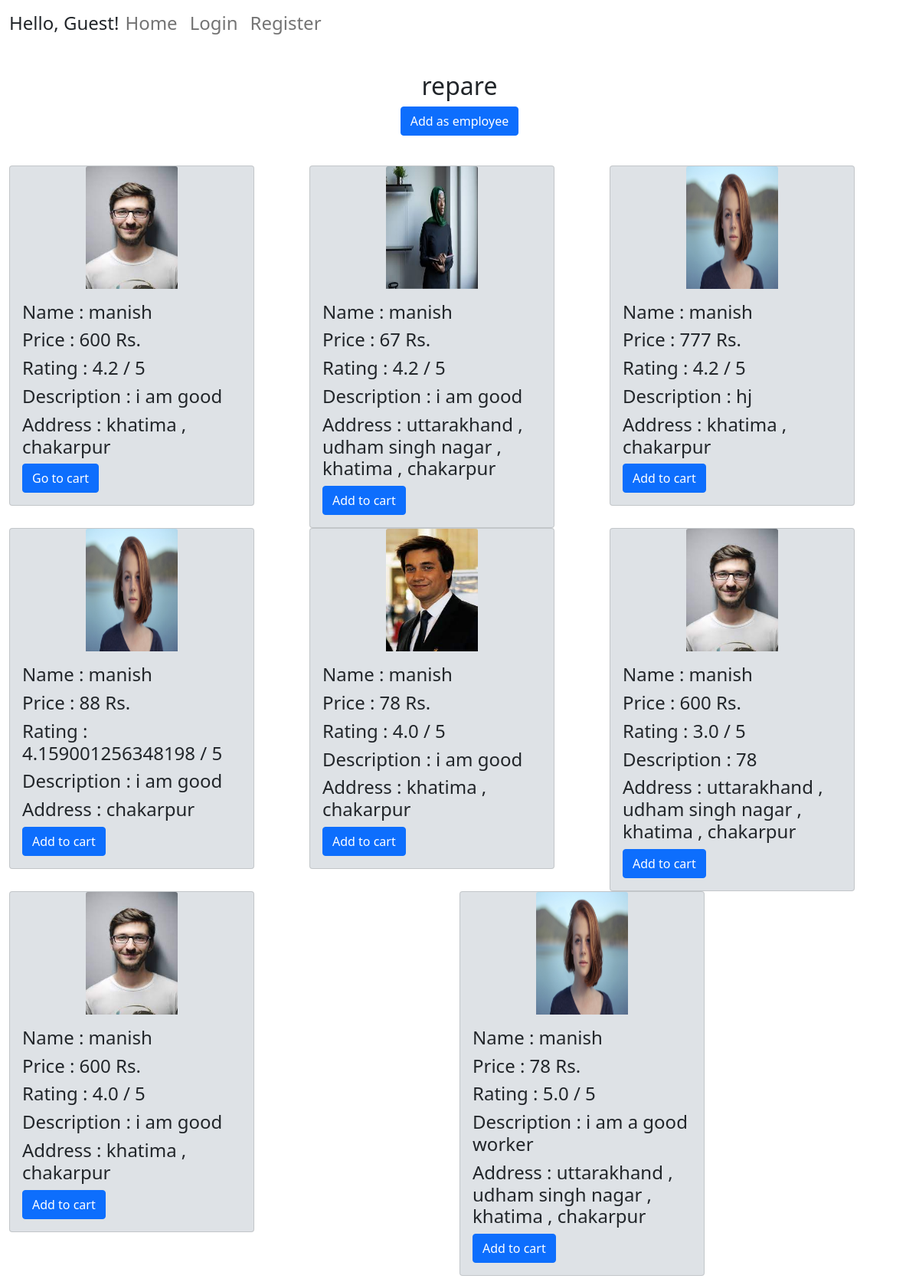
/service/1, run on the app's committed database.
### user/models.py (models this page shows, shortened)
class Services(models.Model):
    service = models.CharField(max_length=100 )
    sub_category = models.BooleanField(default=False)

class Employee(models.Model):
    user_id = models.CharField(max_length=100 , default=None)
    service = models.CharField(max_length=100 )
    name = models.CharField(max_length=100 )
    category = models.CharField(max_length=100 , default=None)
    cost = models.IntegerField(default = 0)
    rating = models.FloatField(default = 4.2)
    description = models.TextField(default = None)
    address = models.TextField(blank = True , default = None)
    image = models.FileField(upload_to = 'user/static/user/image')

### user/view/service.py (the view)
# urls.py: path('service/<int:servicepk>' , service , name = 'service'),
def service(req ,servicepk, categorypk = None):
    if req.user.is_authenticated:
        user_obj = req.user
        profile_obj = Profile.objects.filter(user = user_obj).first()
        if profile_obj is None:
            return redirect('/login')
    ser_obj = Services.objects.filter(pk = servicepk).first()
    if categorypk is None:
        emp_obj = Employee.objects.filter(service = ser_obj.service).all()
        cat = ser_obj.service
    else:
        cat_obj = Categorys.objects.filter(pk = categorypk).first()
        emp_obj = Employee.objects.filter(category = cat_obj.category).all()
        cat = cat_obj.category
    emplist = []
    for emp in emp_obj:
        emp_data = Employee.objects.filter(pk = emp.id).first()
        choose_obj = Choose.objects.filter(emp_id = emp.id, cart=True).first()
        gotocart = False
        if choose_obj:
            gotocart = True
        Disc={"name":emp_data.name,"image":emp_data.image,"description":emp_data.description,"cost":emp_data.cost,"rating":emp_data.rating , "address":emp_data.address,"id":emp_data.id, "gotocart":gotocart}
        emplist.append(Disc)
    return render(req , 'user/service.html' , {'emp_present': len(emplist) ,'cat': cat,  'employees' : emplist , 'servicepk':servicepk , 'categorypk' : categorypk})

### user/templates/user/service.html
{% extends 'user/base.html' %}
{% block content %}
{% load static %}
<h2 class = " d-flex justify-content-center align-items-center">  {{cat}}   <h2>
<div class = "d-flex justify-content-center align-items-center">
{% if categorypk %}
    <button type="button" class="btn btn-primary "> <a href = "{% url 'add_emp' servicepk=servicepk categorypk=categorypk %}" style = "text-decoration: none; color:white" >Add as employee</a> </button>
{% else %}
    <button type="button" class="btn btn-primary "> <a href = "{% url 'add_emp' servicepk=servicepk %}" style = "text-decoration: none; color:white" >Add as employee</a> </button>
{% endif %}
</div>
<br>
{% if emp_present == 0 %}
    <h2>No employee available</h2>
{% else %}
            <div class="card-group">
                {% for employee in employees %}
                <div class="col" >
                    <div class="card" style="width: 20rem; background-color:#dee2e6;">
                        <img class="card-img-top" style="margin-left: auto;margin-right: auto; width:10vw; height: 20vh"src = "{% static employee.image %}" style="width: 20%; height:10vw;" alt="Card image cap">
                        <div class="card-body">
                            <h4> Name : {{employee.name}}</h4>
                            <h4> Price : {{employee.cost}} Rs.</h4>
                            <h4> Rating : {{employee.rating}} / 5</h4>
                            <h4> Description : {{employee.description}}</h4>
                            <h4> Address : {{employee.address}}</h4>
                            {% if employee.gotocart %}
                                <button type="button" class="btn btn-primary"> <a href = "{% url 'cart'%}" style = "text-decoration: none; color:white" >Go to cart</a> </button>
                            {% else %}
                                {% if categorypk %}
                                    <button type="button" class="btn btn-primary"> <a href = "{% url 'addcart' emp_pk=employee.id servicepk=servicepk categorypk=categorypk %}" style = "text-decoration: none; color:white" >Add to cart</a> </button>
                                {% else %}
                                    <button type="button" class="btn btn-primary"> <a href = "{% url 'addcart' emp_pk=employee.id servicepk=servicepk %}" style = "text-decoration: none; color:white" >Add to cart</a> </button>
                                {% endif %}
                            {%endif%}
                        </div>
                    </div>
                </div>
                {% endfor %}
            </div>
{% endif %}
{% endblock %}

### user/templates/user/base.html (shortened to what this page needs)
<html>
  <head>
    <link href="https://cdn.jsdelivr.net/npm/bootstrap@5.1.3/dist/css/bootstrap.min.css" rel="stylesheet">
  </head>
  <body >
  <div class="container-fluid" >
    <nav class="navbar navbar-expand-lg navbar-light ">
      <h4>Hello, {{ user.username|default:'Guest' }}! </h4>
      <div class="collapse navbar-collapse" id="navbarNav">
        <ul class="navbar-nav">
        <li class="nav-item active">
            <h4><a class="nav-link" href="{% url 'user'%} ">Home </a></h4>
        </li>
      {% if user.is_authenticated %}
        <li class="nav-item active">
            <h4><a class="nav-link" href="{% url 'profile'%} ">Profile <span class="sr-only"></span></a></h4>
        </li>
        <li class="nav-item active">
            <h4><a class="nav-link" href="{% url 'logout'%} ">Logout <span class="sr-only"></span></a></h4>
        </li>
        <li class="nav-item">
            <h4><a class="nav-link" href="{% url 'cart'%}">Cart</a></h4>
        </li>
        <li class="nav-item">
            <h4><a class="nav-link" href="{% url 'order'%}">Order</a></h4>
        </li>
        <li class="nav-item">
          <h4><a class="nav-link" href="{% url 'notification'%}">Notification</a></h4>
        </li>
        </ul>
      </div>
      {% else %}
        <li class="nav-item active">
            <h4><a class="nav-link" href="{% url 'login' %}">Login </a></h4>
        </li>
        <li class="nav-item">
            <h4><a class="nav-link" href="{% url 'register' %}">Register</a></h4>
        </li>
        </ul>
      </div>
      {% endif %}
    </nav>
    <br>
    {% block content %}
    {% endblock %}
  </div>
  </body>
</html>

### data on the page
Services: service "repare"
Employee: image (picture), name "manish", rating "4.2", description "i am good", address "khatima , chakarpur"
Employee: image (picture), name "manish", rating "4.2", description "i am good", address "uttarakhand , udham singh nagar , khatima , chakarpur"
Employee: image (picture), name "manish", rating "4.2", description "hj", address "khatima , chakarpur"
Employee: image (picture), name "manish", rating "4.159001256348198", description "i am good", address "chakarpur"
Employee: image (picture), name "manish", rating "4.0", description "i am good", address "khatima , chakarpur"
Employee: image (picture), name "manish", rating "3.0", description "78", address "uttarakhand , udham singh nagar , khatima , chakarpur"
Employee: image (picture), name "manish", rating "4.0", description "i am good", address "khatima , chakarpur"
Employee: image (picture), name "manish", rating "5.0", description "i am a good worker", address "uttarakhand , udham singh nagar , khatima , chakarpur"

### other printed values
{{ user.username|default:'Guest' }} "Guest"
{{ employee.cost }} "600" "67" "777" "88" "78" "600" "600" "78"
